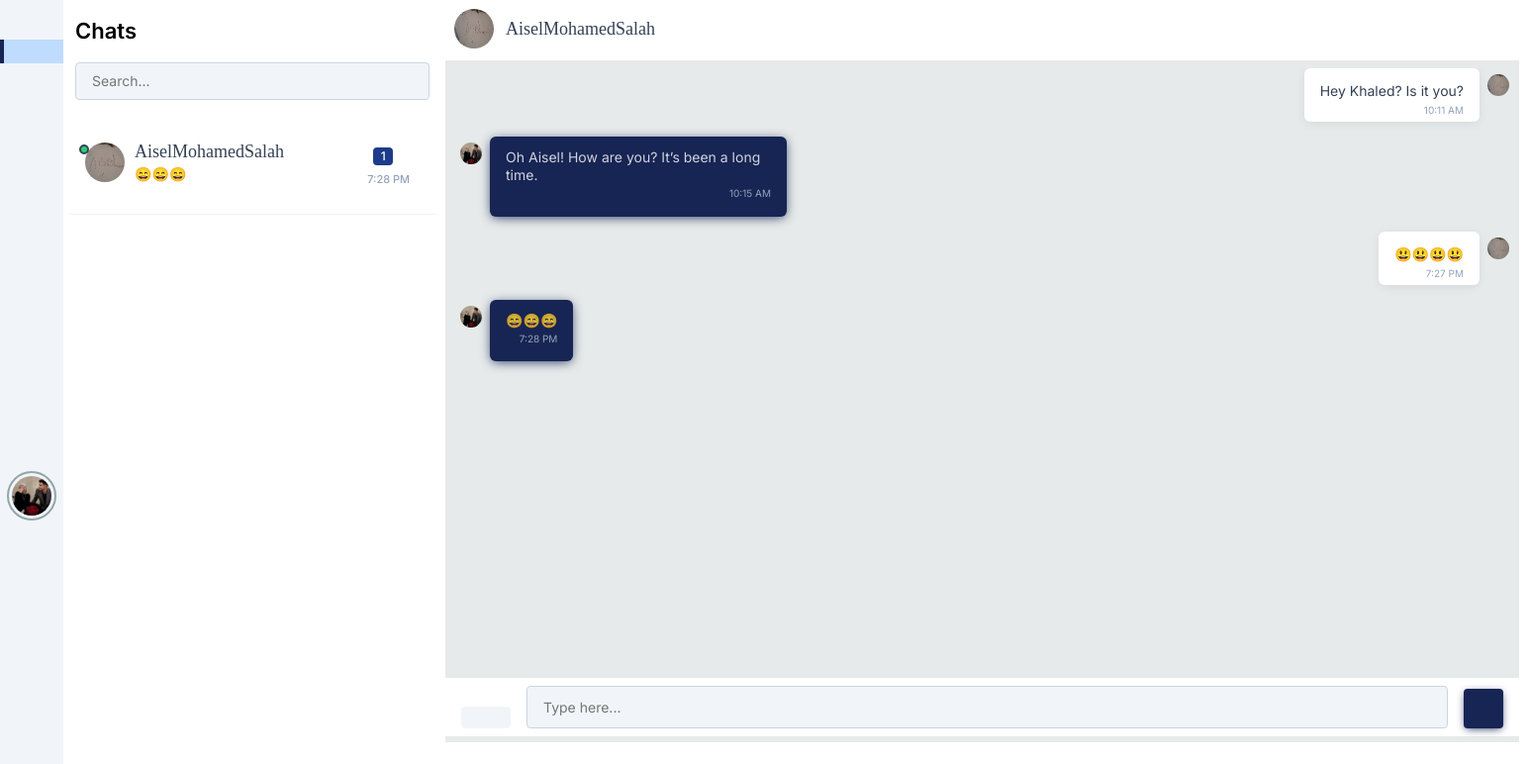
The app's page / (signed in) with its own data.
### tables this page shows
CREATE TABLE `chat_users` (
  `userid` int(225) NOT NULL,
  `username` varchar(255) NOT NULL,
  `password` varchar(255) NOT NULL,
  `current_session` int(11) NOT NULL,
  `online` int(11) NOT NULL,
  `country` varchar(225) NOT NULL,
  `mainlanguage` varchar(225) NOT NULL,
  `email` varchar(225) NOT NULL,
  `img` varchar(255) NOT NULL
);

CREATE TABLE `chat` (
  `chatid` int(255) NOT NULL,
  `sender_userid` int(255) NOT NULL,
  `reciever_userid` int(255) NOT NULL,
  `message` text NOT NULL,
  `timestamp` timestamp NOT NULL DEFAULT current_timestamp(),
  `status` int(1) NOT NULL
);

### index.php (the view, shortened to what this page needs)
<?php
include('header.php');
include('Chat.php');
$chat = new Chat();
?>
<link rel='stylesheet prefetch' href='https://cdnjs.cloudflare.com/ajax/libs/font-awesome/4.6.2/css/font-awesome.min.css'>
<link href="https://cdn.jsdelivr.net/npm/remixicon@3.2.0/fonts/remixicon.css" rel="stylesheet">
<link href='https://unpkg.com/boxicons@2.1.4/css/boxicons.min.css' rel='stylesheet'>
<link href="css/css.css" rel="stylesheet" id="bootstrap-css">
<link rel="stylesheet" href="tailwindcss-colors.css">
<link rel="stylesheet" href="css/css.css">
</head>
<body class="">
	<?php if (isset($_SESSION['userid']) && $_SESSION['userid']) {
		if (isset($_SESSION["login"])) {
	?>
			<section class="chat-section">
				<div class="chat-container">
					<aside class="chat-sidebar">
						<a href="#" class="chat-sidebar-logo">
						</a>
						<ul class="chat-sidebar-menu">
							<li id="chat-menu" class="menu-active"><a href="#" id="Chats" data-title="Chats"><i id="Chats" class="ri-chat-3-line"></i></a></li>
							<li id="update-info"><a href="#" id="profile-info" data-title="profile"><i id="profile-info" class="ri-user-line"></i></a></li>
							<li><a href="logout.php" id="logout" data-title="logout"><i class="ri-logout-box-line"></i></a></li>
							<?php
							$loggedUser = $chat->getUserDetails($_SESSION['userid']);
							$currentSession = '';
							echo '<div class="wrap" style="
								padding-top: 265px;
							">'; ?>
							<li class="chat-sidebar-profile">
							<li class="chat-sidebar-profile">
								<?php
								foreach ($loggedUser as $user) {
									$currentSession = $user['current_session'];
								?>
									<button type="button" class="chat-sidebar-profile-toggle">
										<?php
										if ($user['online'] == 0) {
											$active = "offline";
										} elseif ($user['online'] == 1) {
											$active = "online";
										} elseif ($user['online'] == 2) {
											$active = "busy";
										} elseif ($user['online'] == 3) {
											$active = "away";
										}
										echo '<img id="profile-img" src="/EasyCommunication/image/' . $user['img'] . '" class="' . $active . '" alt="" />';
										?>
									</button>
								<?php echo '</div>';
								}
								echo '</div>';
								?>
						</ul>
					</aside>
					<div id="frame">
						<div id="sidepanel" class='active'>
							<div id="profile">
								<?php
								$chat = new Chat();
								?>
								<div class="content-sidebar-title">Chats</div>
								<form action="" class="content-sidebar-form">
									<input type="search" class="content-sidebar-input" placeholder="Search...">
								</form>
							</div>
							<div id="contacts">
								<?php
								echo '<ul>';
								$chatUsers = $chat->chatUsers($_SESSION['userid']);
								foreach ($chatUsers as $user) {
									$sender_id = $user['userid'];
									$receiver_id = $_SESSION['userid'];
									$emptymessage = $chat->emptymessage($sender_id, $receiver_id);
									if (!empty($emptymessage)) {
										$message_time = $chat->lastmessage($sender_id, $receiver_id);
										if ($user['online'] == 0) {
											$active = "offline";
										} elseif ($user['online'] == 1) {
											$active = "online";
										} elseif ($user['online'] == 2) {
											$active = "busy";
										} elseif ($user['online'] == 3) {
											$active = "away";
										}
										$activeUser = '';
										if ($user['userid'] == $currentSession) {
											$activeUser = "active";
										}
										echo '<li id="' . $user['userid'] . '" class="contact ' . $activeUser . '" data-touserid="' . $user['userid'] . '" data-tousername="' . $user['username'] . '">';
								?>
										<div class="content-messages">
											<ul class="content-messages-list">
												<li>
													<a href="#" data-conversation="#conversation-1">
														<span id="status_<?= $user['userid'] ?>" class="contact-status <?= $active ?>"></span>
														<img class="content-message-image" src="/EasyCommunication/image/<?= $user['img'] ?>" alt="" />
														<span class="content-message-info">
															<span class="content-message-name"><?= $user['username'] ?></span>
															<span class="content-message-text" id="content-message-text-<?= $user['userid'] ?>"><?php
																																				echo 	$message_time[1];
																																				?></span>
														</span>
														<span class="content-message-more">
															<?php echo '<p class="content-message-unread">' . '<span id="unread_' . $user['userid'] . '" class="unread">' . $chat->getUnreadMessageCount($user['userid'], $_SESSION['userid']) . '</span></p>';
															?>
															<span class="content-message-time" id="last-message-time-<?= $user['userid'] ?>"><?php
																																				echo $message_time[0];
																																				?></span>
														</span>
													</a>
												</li>
											</ul>
										</div>
								<?php	}
								}
								?>
							</div>
						</div>
						<div class="content" id="content">
							<div class="contact-profile" id="userSection">
								<?php
								$userDetails = $chat->getUserDetails($currentSession);
								foreach ($userDetails as $user) {
									echo '<img src="/EasyCommunication/image/' . $user['img'] . '" alt="" />';
									echo '<p>' . $user['username'] . '</p>';
								}
								?>
							</div>
							<div class="messages" id="conversation">
								<?php
								echo $chat->getUserChat($_SESSION['userid'], $currentSession);
								?>
							</div>
							<div class="message-input" id="replySection">
								<div class="message-input" id="replyContainer">
									<div class="conversation-form">
										<button type="button" class="emojebutton"><i class="ri-emotion-line"></i></button>
										<div class="conversation-form-group">
											<input type="text" class="conversation-form-input" id="chatMessage<?php echo $currentSession; ?>" rows="1" placeholder="Type here..." />
										</div>
										<button type="button" class="submit chatButton conversation-form-button conversation-form-submit" id="chatButton<?php echo $currentSession; ?>">
											<i class="ri-send-plane-2-line"></i></button>
									</div>
								</div>
							</div>
						</div>
			</section>
		<?php }
	} else { ?>
		<?php header("location: login.php") ?>
	<?php } ?>
</body>
</html>

### Chat.php (shortened to what this page needs)
<?php
class Chat
{
	private $host  = 'localhost:3307';
	private $user  = 'root';
	private $password   = "";
	private $database  = "chat_system";
	private $chatTable = 'chat';
	private $chatUsersTable = 'chat_users';
	public $dbConnect = false;
	public function __construct()
	{
		if (!$this->dbConnect) {
			$conn = new mysqli($this->host, $this->user, $this->password, $this->database);
			if ($conn->connect_error) {
				die("Error failed to connect to MySQL: " . $conn->connect_error);
			} else {
				$this->dbConnect = $conn;
			}
		}
	}
	private function getData($sqlQuery)
	{
		$result = mysqli_query($this->dbConnect, $sqlQuery);
		$data = array();
		while ($row = mysqli_fetch_array($result, MYSQLI_ASSOC)) {
			$data[] = $row;
		}
		return $data;
	}
	private function getNumRows($sqlQuery)
	{
		$result = mysqli_query($this->dbConnect, $sqlQuery);
		$numRows = mysqli_num_rows($result);
		return $numRows;
	}
	public function chatUsers($userid)
	{
		$sqlQuery = "
			SELECT * FROM " . $this->chatUsersTable . "
			WHERE userid != '$userid'";
		return  $this->getData($sqlQuery);
	}
	public function getUserDetails($userid)
	{
		$sqlQuery = "
			SELECT * FROM " . $this->chatUsersTable . "
			WHERE userid = '$userid'";
		return  $this->getData($sqlQuery);
	}
	public function getUserAvatar($userid)
	{
		$sqlQuery = "
			SELECT img
			FROM " . $this->chatUsersTable . "
			WHERE userid = '$userid'";
		$userResult = $this->getData($sqlQuery);
		$userAvatar = '';
		foreach ($userResult as $user) {
			$userAvatar = $user['img'];
		}
		return $userAvatar;
	}
	public function getUserChat($from_user_id, $to_user_id)
	{
		$fromUserAvatar = $this->getUserAvatar($from_user_id);
		$toUserAvatar = $this->getUserAvatar($to_user_id);
		$sqlQuery = "SELECT * FROM " . $this->chatTable . " WHERE (sender_userid = '" . $from_user_id . "' AND reciever_userid = '" . $to_user_id . "') OR (sender_userid = '" . $to_user_id . "'
			AND reciever_userid = '" . $from_user_id . "') ORDER BY timestamp ASC";
		$userChat = $this->getData($sqlQuery);
		$conversation = '<ul>';
		foreach ($userChat as $chat) {
			if ($chat["sender_userid"] == $from_user_id) {
				$conversation .= '<li class="sent">';
				$conversation .= '<img width="22px" height="22px" src="/EasyCommunication/image/' . $fromUserAvatar . '" alt="" />';
			} else {
				$conversation .= '<li class="replies">';
				$conversation .= '<img width="22px" height="22px" src="/EasyCommunication/image/' . $toUserAvatar . '" alt="" />';
			}
			$conversation .= '<p>' . $chat["message"];
			$time = (empty($chat["timestamp"])) ? null : $chat["timestamp"];
			$time_without_seconds = date("g:i A", strtotime($time));
			$conversation .= '<br>';
			$conversation .= ' <small class="conversation-item-time">' .  $time_without_seconds . '</small>';
			$conversation .= '</br>';
			$conversation .= '</li>';
		}
		$conversation .= '</ul>';
		return $conversation;
	}
	public function getUnreadMessageCount($senderUserid, $recieverUserid)
	{
		$sqlQuery = "
			SELECT * FROM " . $this->chatTable . "
			WHERE sender_userid = '$senderUserid' AND reciever_userid = '$recieverUserid' AND status = '1'";
		$numRows = $this->getNumRows($sqlQuery);
		$output = '';
		if ($numRows > 0) {
			$output = $numRows;
		}
		return $output;
	}
	public function lastmessage($sender_id, $receiver_id)
	{
		$query = " SELECT timestamp AS last_message_time , message AS message FROM chat WHERE (sender_userid = ? AND reciever_userid = ?) OR (sender_userid = ? AND reciever_userid = ?)
    ORDER BY timestamp DESC LIMIT 1;";
		$stmt = mysqli_prepare($this->dbConnect, $query);
		mysqli_stmt_bind_param($stmt, "iiii", $sender_id, $receiver_id, $receiver_id, $sender_id);
		mysqli_stmt_execute($stmt);
		$result = mysqli_stmt_get_result($stmt);
		$row = mysqli_fetch_assoc($result);
		$time = (empty($row['last_message_time'])) ? null : $row['last_message_time'];
		$time_without_seconds = date("g:i A", strtotime($time));
		return [$time_without_seconds, $row['message']];
	}
}

### index.php (style rules this page uses)
#frame { width: 1535px !important; min-width: 360px !important; max-width: 2600px !important; height: 100vh !important; min-height: 300px; max-height: 750px; background: #E6EAEA; }

### records on screen
chat_users: img (picture)
chat_users: online 1 (drawn), img (picture), username "AiselMohamedSalah", message_time "😄😄😄", UnreadMessageCount "1", message_time "7:28 PM"
chat: message "Hey Khaled? Is it you?", timestamp "10:11 AM"
chat: chat_users.img (picture), message "Oh Aisel! How are you? It’s been a long time.", timestamp "10:15 AM"
chat: message "😃😃😃😃", timestamp "7:27 PM"
chat: chat_users.img (picture), message "😄😄😄", timestamp "7:28 PM"
